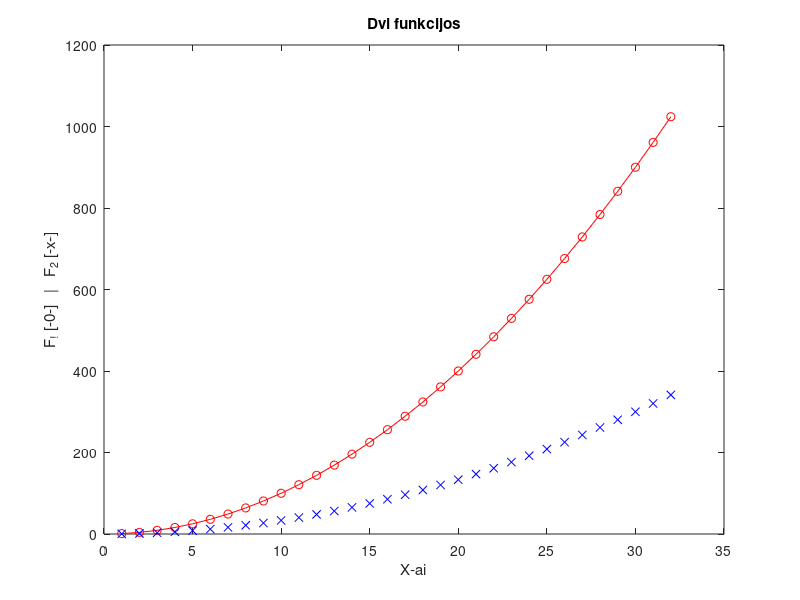

MATLAB code to generate this figure:
x = 1:32;
y = x.^2;

plot(x, y, 'o-r', x, y/3, 'xb')
title('Dvi funkcijos')
xlabel('X-ai')
ylabel('F_! [-0-]   |   F_2 [-x-]')

N = 3;
Narr = N+1 : 0.5 : N+4;
Matrix = reshape(N:N+8, 3, 3)';

a = Matrix(3, 2);
b = Matrix(2:3, 1:2);
c = Matrix([1 3], [1 3]);

M = [Matrix; Narr(1:3)]
